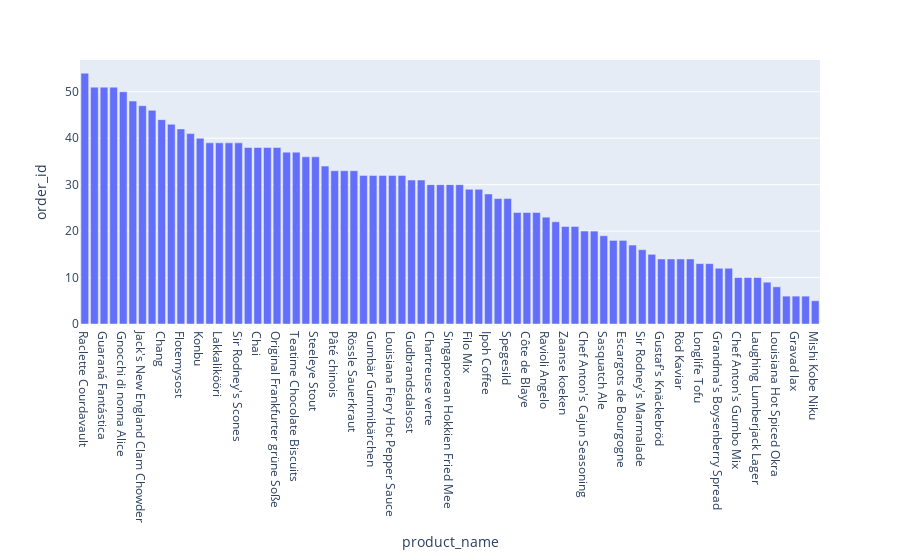

The notebook cell saved with this chart:
### Code cell
figura_5 = px.bar(productos_demandados,x='product_name', y = 'order_id')
figura_5

### Figure 1 — Plotly figure (JSON) as saved in the notebook; plotly's stock layout.template omitted (floating-point values rounded to 4 significant figures)
{"data": [{"alignmentgroup": "True", "hovertemplate": "product_name=%{x}<br>order_id=%{y}<extra></extra>", "legendgroup": "", "marker": {"color": "#636efa", "pattern": {"shape": ""}}, "name": "", "offsetgroup": "", "orientation": "v", "showlegend": false, "textposition": "auto", "type": "bar", "x": ["Raclette Courdavault", "Gorgonzola Telino", "Guaraná Fantástica", "Camembert Pierrot", "Gnocchi di nonna Alice", "Tarte au sucre", "Jack's New England Clam Chowder", "Rhönbräu Klosterbier", "Chang", "Pavlova", "Flotemysost", "Boston Crab Meat", "Konbu", "Manjimup Dried Apples", "Lakkalikööri", "Outback Lager", "Sir Rodney's Scones", "Queso Cabrales", "Chai", "Mozzarella di Giovanni", "Original Frankfurter grüne Soße", "Alice Mutton", "Teatime Chocolate Biscuits", "Tourtière", "Steeleye Stout", "Scottish Longbreads", "Pâté chinois", "Ikura", "Rössle Sauerkraut", "Nord-Ost Matjeshering", "Gumbär Gummibärchen", "Thüringer Rostbratwurst", "Louisiana Fiery Hot Pepper Sauce", "Geitost", "Gudbrandsdalsost", "Inlagd Sill", "Chartreuse verte", "Wimmers gute Semmelknödel", "Singaporean Hokkien Fried Mee", "Perth Pasties", "Filo Mix", "Uncle Bob's Organic Dried Pears", "Ipoh Coffee", "Carnarvon Tigers", "Spegesild", "Gula Malacca", "Côte de Blaye", "Sirop d'érable", "Ravioli Angelo", "Tofu", "Zaanse koeken", "Maxilaku", "Chef Anton's Cajun Seasoning", "Tunnbröd", "Sasquatch Ale", "NuNuCa Nuß-Nougat-Creme", "Escargots de Bourgogne", "Vegie-spread", "Sir Rodney's Marmalade", "Mascarpone Fabioli", "Gustaf's Knäckebröd", "Rogede sild", "Röd Kaviar", "Queso Manchego La Pastora", "Longlife Tofu", "Northwoods Cranberry Sauce", "Grandma's Boysenberry Spread", "Aniseed Syrup", "Chef Anton's Gumbo Mix", "Valkoinen suklaa", "Laughing Lumberjack Lager", "Schoggi Schokolade", "Louisiana Hot Spiced Okra", "Chocolade", "Gravad lax", "Genen Shouyu", "Mishi Kobe Niku"], "xaxis": "x", "y": [54, 51, 51, 51, 50, 48, 47, 46, 44, 43, 42, 41, 40, 39, 39, 39, 39, 38, 38, 38, 38, 37, 37, 36, 36, 34, 33, 33, 33, 32, 32, 32, 32, 32, 31, 31, 30, 30, 30, 30, 29, 29, 28, 27, 27, 24, 24, 24, 23, 22, 21, 21, 20, 20, 19, 18, 18, 17, 16, 15, 14, 14, 14, 14, 13, 13, 12, 12, 10, 10, 10, 9, 8, 6, 6, 6, 5], "yaxis": "y"}], "layout": {"barmode": "relative", "legend": {"tracegroupgap": 0}, "margin": {"t": 60}, "xaxis": {"anchor": "y", "domain": [0, 1], "title": {"text": "product_name"}}, "yaxis": {"anchor": "x", "domain": [0, 1], "title": {"text": "order_id"}}}}
